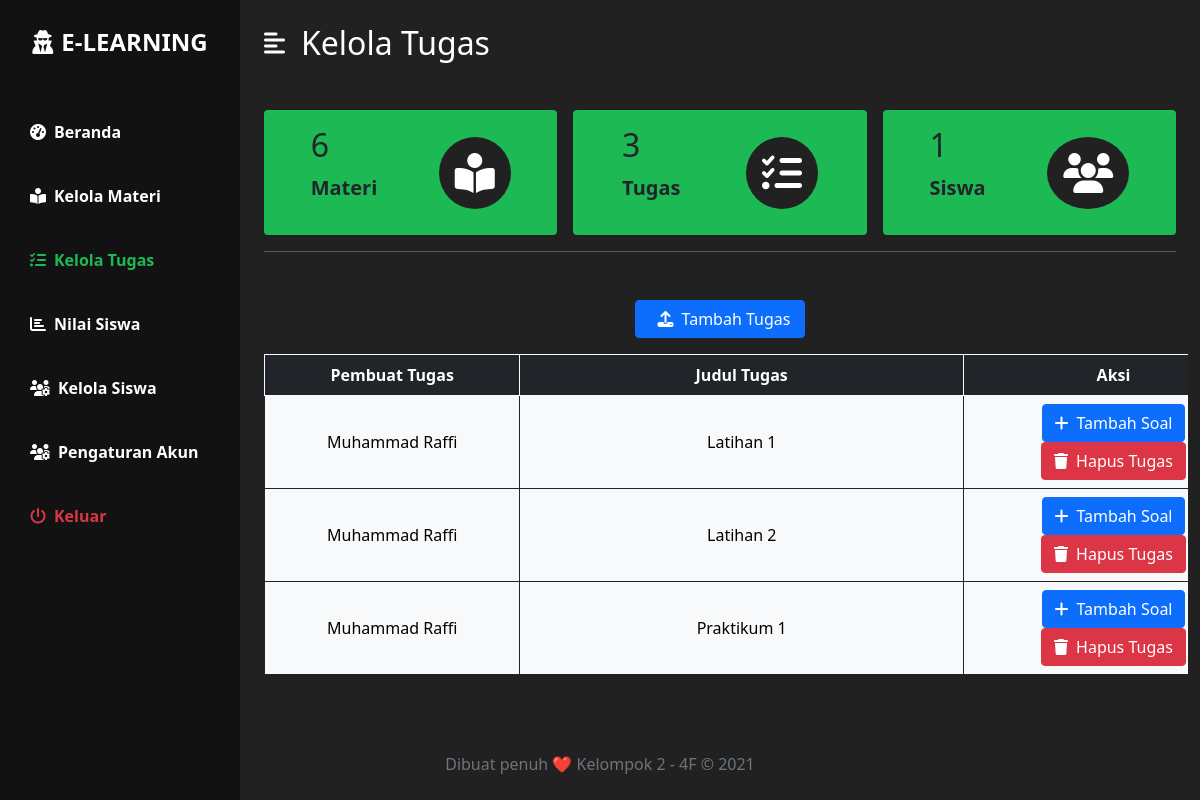
The app's page /guru/tugas.php (signed in), older data.
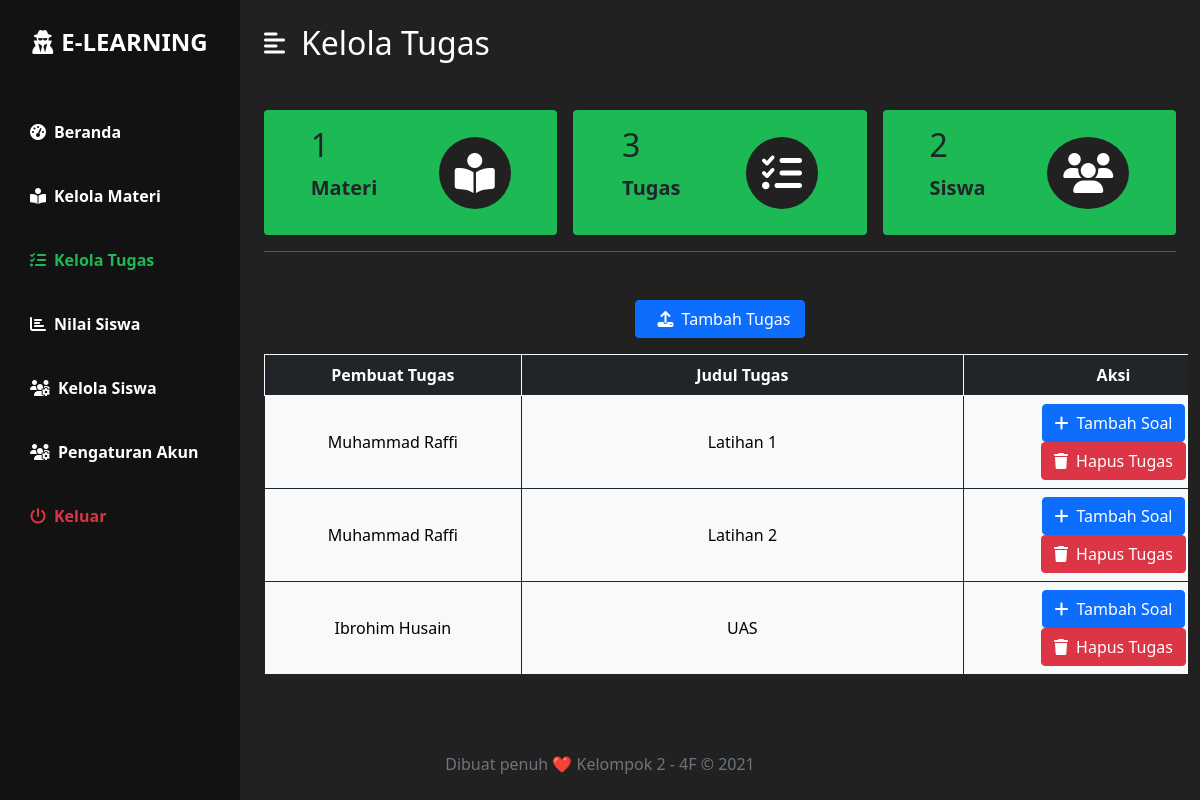
The same page, newer data.
### tables this page shows
CREATE TABLE `tugas` (
  `id_tugas` int(11) NOT NULL,
  `id` varchar(16) NOT NULL,
  `judul` varchar(50) NOT NULL
);

CREATE TABLE `user` (
  `id` varchar(16) NOT NULL,
  `password` varchar(32) NOT NULL,
  `nama` varchar(50) NOT NULL,
  `jk` enum('L','P') NOT NULL,
  `wa` varchar(13) NOT NULL,
  `alamat` varchar(100) NOT NULL,
  `status` varchar(10) NOT NULL
);

### guru/function/statusBox.php (called while the page is built, shortened)
<?php
    $queryMateri = mysqli_query($koneksi, "SELECT * FROM materi");
    $rowMateri = mysqli_num_rows($queryMateri);
    $querySiswa = mysqli_query($koneksi, "SELECT * FROM user WHERE status='Siswa'");
    $rowSiswa = mysqli_num_rows($querySiswa);
?>

### guru/tugas.php (the view, shortened to what the changed rows need)
<?php
    require 'function/session.php';
    require 'function/statusBox.php';
    $sqlTugas = "SELECT * FROM tugas";
    $query = mysqli_query($koneksi, $sqlTugas);
?>
<!DOCTYPE html>
<html lang="en">
<head>
    <link rel="stylesheet" type="text/css" href="../css/bootstrap.css">
    <link rel="stylesheet" href="../css/styles.css" />
</head>
<body>
    <div class="d-flex" id="wrapper">
        <div id="page-content-wrapper">
            <nav class="navbar navbar-expand-lg navbar-light bg-2 py-4 px-4">
                <div class="d-flex align-items-center">
                    <h2 class="fs-2 m-0 warna-1">Kelola Tugas</h2>
                </div>
            </nav>
            <div class="container-fluid px-4">
                <div class="row g-3 my-2">
                    <div class="col-md-4">
                        <div class="p-3 bg-1 shadow-sm d-flex justify-content-around align-items-center rounded">
                            <div>
                                <h3 class="fs-2"><?php echo $rowMateri ?></h3>
                                <p class="fs-5 fw-bold" name>Materi</p>
                            </div>
                        </div>
                    </div>
                    <div class="col-md-4">
                        <div class="p-3 bg-1 shadow-sm d-flex justify-content-around align-items-center rounded">
                            <div>
                                <h3 class="fs-2"><?php echo $rowSiswa ?></h3>
                                <p class="fs-5 fw-bold">Siswa</p>
                            </div>
                        </div>
                    </div>
                </div>
                <div class="row my-5">
                    <div class="table-responsive-xxl">
                        <table class="table table-bordered border-primary align-middle text-center  mx-auto" style="min-width: 1000px;">
                            <thead class="table-dark border-light">
                                <tr>
                                    <th style="width: 30%;">Pembuat Tugas</th>
                                    <th style="width: 55%;">Judul Tugas</th>
                                    <th style="min-width: 300px;">Aksi</th>
                                </tr>
                            </thead>
                            <tbody class="table-light border-dark">
                            <?php
                                    while ($row = mysqli_fetch_array($query)){
                                        $queryID = mysqli_query($koneksi, "SELECT * FROM user WHERE id='$row[id]'");
                                        $rowUser = mysqli_fetch_array($queryID);
                                        echo '
                                        <form action="function/hapusTugas.php?id_tugas='.$row['id_tugas'].'" method="post">
                                            <tr>
                                                <td>'.$rowUser['nama'].'</td>
                                                <td>'.$row['judul'].'</td>
                                                <td>
                                                    <a href="soal.php?id_tugas='.$row['id_tugas'].'" class="btn btn-primary"><i class="fas fa-plus me-2"></i>Tambah Soal</a>
                                                    '?><button type="submit" class="btn btn-danger" onclick="return confirm('Hapus tugas?')"><i class="fas fa-trash me-2"></i>Hapus Tugas</button><?php echo '
                                                </td>
                                            </tr>
                                        </form>';
                                    }
                                ?>
                            </tbody>
                        </table>
                    </div>
                </div>
            </div>
        </div>
    </div>
</body>
</html>

Row changes from the older to the newer data that the page shows:
removed tugas: id.nama "Muhammad Raffi", judul "Praktikum 1"
added tugas: id.nama "Ibrohim Husain", judul "UAS"
Text that changed along with them:
$rowMateri: "6" → "1"
$rowSiswa: "1" → "2"
